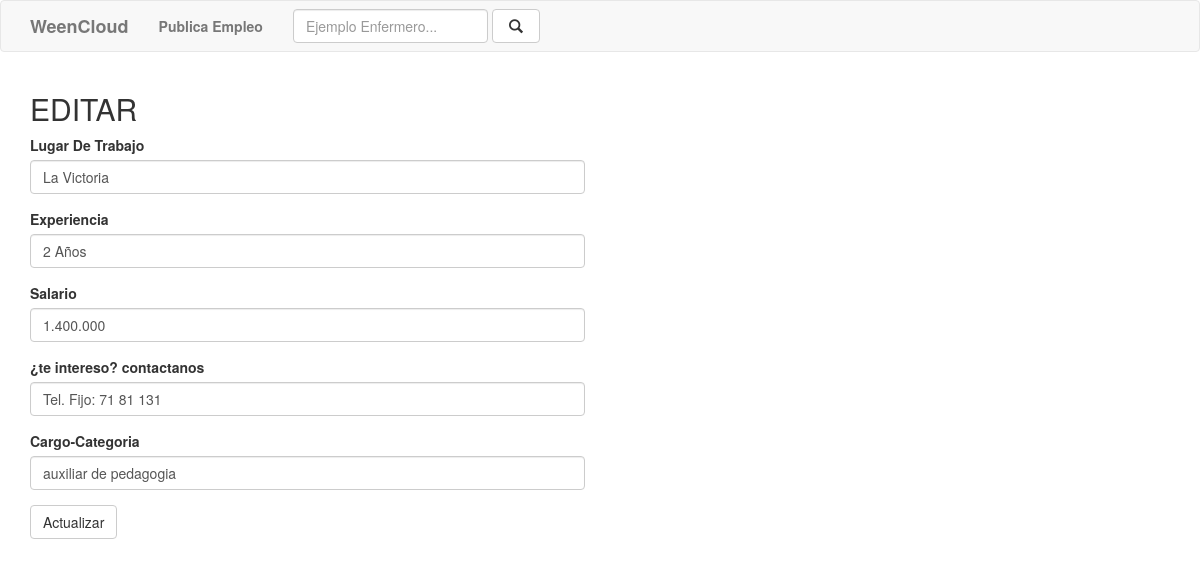
Screenshot of /CRUD-2/editar.php?id=39 with the database file from the repository.
### tables this page shows
CREATE TABLE `person` (
  `id` int(11) NOT NULL,
  `Lutrabajo` varchar(500) NOT NULL,
  `experiencia` varchar(500) NOT NULL,
  `salario` varchar(100) NOT NULL,
  `contactanos` varchar(500) NOT NULL,
  `Cargo_Categoria` varchar(255) NOT NULL,
  `created_at` varchar(200) NOT NULL
);

### CRUD-2/php/formulario.php (the view, shortened to what this page needs)
<?php
include "conexion.php";
$sql1= "SELECT * FROM person WHERE id = ".$_GET["id"];
$query = $con->query($sql1);
$person = null;
if($query->num_rows>0){
while ($r=$query->fetch_object()){
  $person=$r;
  break;
}
  }
?>
<?php if($person!=null):?>
<form role="form" method="post" action="php/actualizar.php">
  <div class="form-group">
    <label for="Lutrabajo">Lugar De Trabajo</label>
    <input type="text" class="form-control" value="<?php echo $person->Lutrabajo; ?>" name="Lutrabajo" required>
  </div>
  <div class="form-group">
    <label for="experiencia">Experiencia</label>
    <input type="text" class="form-control" value="<?php echo $person->experiencia; ?>" name="Experiencia" required>
  </div>
  <div class="form-group">
    <label for="salario">Salario</label>
    <input type="text" class="form-control" value="<?php echo $person->salario; ?>" name="Salario" required>
  </div>
  <div class="form-group">
    <label for="contactanos">¿te intereso? contactanos</label>
    <input type="text" class="form-control" value="<?php echo $person->contactanos; ?>" name="contactanos" required >
  </div>
  <div class="form-group">
    <label for="Cargo_Categoria">Cargo-Categoria</label>
    <input type="text" class="form-control" value="<?php echo $person->Cargo_Categoria; ?>" name="Cargo_Categoria" required>
  </div>
  <button type="submit" class="btn btn-default">Actualizar</button>
</form>
<?php else:?>
  <p class="alert alert-danger">404 No se encuentra</p>
<?php endif;?>

### rows the page displays
person: Lutrabajo "La Victoria", Experiencia "2 Años", Salario "1.400.000", contactanos "Tel. Fijo: 71 81 131", Cargo_Categoria "auxiliar de pedagogia"
